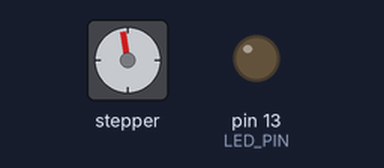
A sketch run on a simulated Arduino Uno, built with avr-gcc and run on an emulated ATmega328P. Parts: stepper motor, output pins drawn as LEDs (lit = HIGH). Stepper angles assume 200 steps per turn.

Above: at 0.55 s.
At 10.28 s:
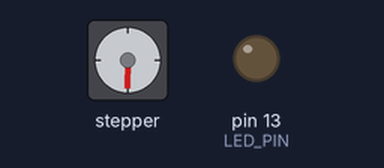
At 20.01 s:
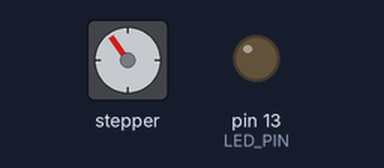
At 39.63 s:
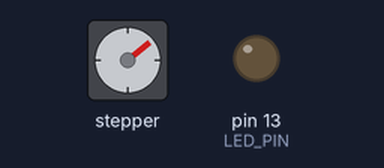
Timing chart, 0 to 40.0 s (numbered marks = the images above):
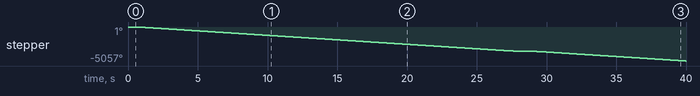

The sketch:

Example1_BasicStepper.ino
```cpp
//      ******************************************************************
//      *                                                                *
//      *         Simple example for controlling a stepper motor         *
//      *                                                                *
//      *            S. Reifel & Co.                6/24/2018            *
//      *                                                                *
//      ******************************************************************


// This is the simplest example of how to run a stepper motor.
//
// Documentation for this library can be found at:
//    https://github.com/Stan-Reifel/SpeedyStepper
//
//
// This library requires that your stepper motor be connected to the Arduino
// using drive electronics that has a "Step and Direction" interface.
// Examples of these are:
//
//    Pololu's DRV8825 Stepper Motor Driver Carrier:
//        https://www.pololu.com/product/2133
//
//    Pololu's A4988 Stepper Motor Driver Carrier:
//        https://www.pololu.com/product/2980
//
//    Sparkfun's Big Easy Driver:
//        https://www.sparkfun.com/products/12859
//
//    GeckoDrive G203V industrial controller:
//        https://www.geckodrive.com/g203v.html
//
// For all driver boards, it is VERY important that you set the motor
// current before running the example.  This is typically done by adjusting
// a potentiometer on the board.  Read the driver board's documentation to
// learn how.

// ***********************************************************************


#include <SpeedyStepper.h>


//
// pin assignments
//
const int LED_PIN = 13;
const int MOTOR_STEP_PIN = 6;
const int MOTOR_DIRECTION_PIN = 7;


//
// create the stepper motor object
//
SpeedyStepper stepper;


void setup()
{
  //
  // setup the LED pin and enable print statements
  //
  pinMode(LED_PIN, OUTPUT);
  Serial.begin(9600);


  //
  // connect and configure the stepper motor to its IO pins
  //
  stepper.connectToPins(MOTOR_STEP_PIN, MOTOR_DIRECTION_PIN);
}


void loop()
{
//  //
//  // Note 1: It is assumed that you are using a stepper motor with a
//  // 1.8 degree step angle (which is 200 steps/revolution). This is the
//  // most common type of stepper.
//  //
//  // Note 2: It is also assumed that your stepper driver board is
//  // configured for 1x microstepping.
//  //
//  // It is OK if these assumptions are not correct, your motor will just
//  // turn less than a full rotation when commanded to.
//  //
//  // Note 3: This example uses "relative" motions.  This means that each
//  // command will move the number of steps given, starting from it's
//  // current position.
//  //
//
//  //
//  // set the speed and acceleration rates for the stepper motor
//  //
//
//
//  stepper.setSpeedInStepsPerSecond(100);
//  stepper.setAccelerationInStepsPerSecondPerSecond(100);
//
//  //
//  // Rotate the motor in the forward direction one revolution (200 steps).
//  // This function call will not return until the motion is complete.
//  //
//  stepper.moveRelativeInSteps(200);
//
//  //
//  // now that the rotation has finished, delay 1 second before starting
//  // the next move
//  //
//  delay(1000);
//
//  //
//  // rotate backward 1 rotation, then wait 1 second
//  //
//  stepper.moveRelativeInSteps(-200*5);
//  delay(1000);
//
//  //
//  // This time speedup the motor, turning 10 revolutions.  Note if you
//  // tell a stepper motor to go faster than it can, it just stops.
//  //
//  stepper.setSpeedInStepsPerSecond(200);
//  stepper.setAccelerationInStepsPerSecondPerSecond(200);
//  stepper.moveRelativeInSteps(200 * 5);
//  delay(2000);


  stepper.setSpeedInStepsPerSecond(75);
  stepper.setAccelerationInStepsPerSecondPerSecond(50);

  //
  // Rotate the motor in the forward direction one revolution (200 steps).
  // This function call will not return until the motion is complete.
  //
  stepper.moveRelativeInSteps(-200*10);


}
```

Measured:
- by itself, stepper: keeps turning counter-clockwise at about 127°/s
